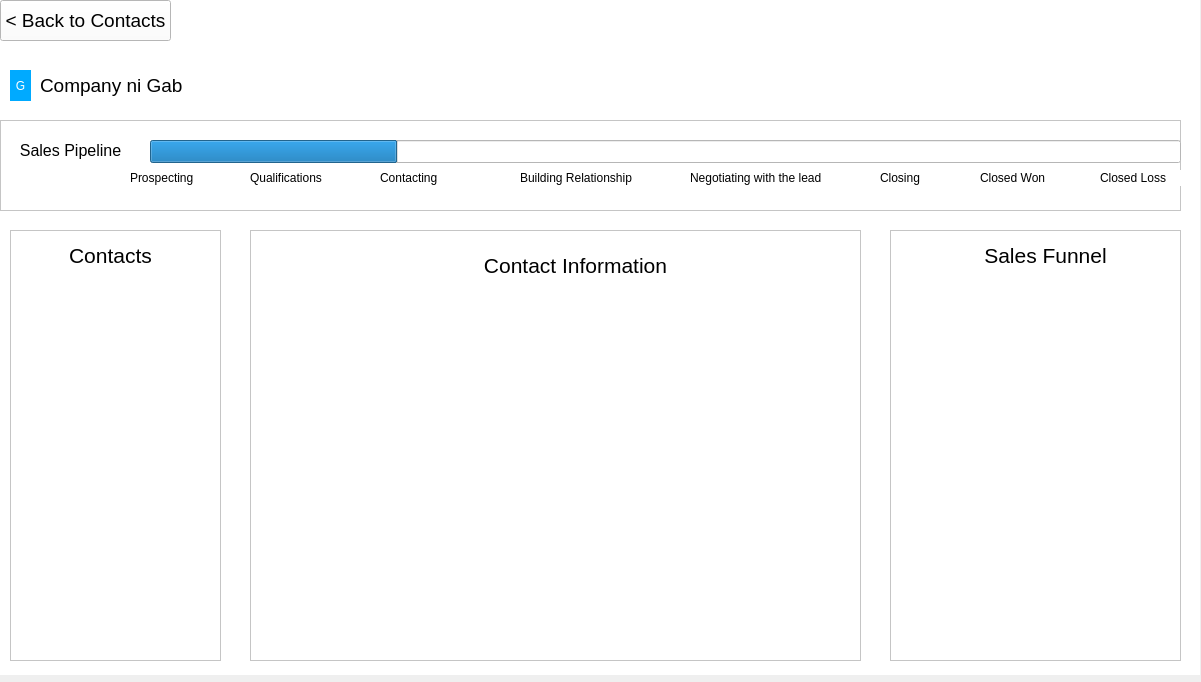
<?xml version="1.0" encoding="UTF-8"?>
<ui version="4.0">
 <class>Form</class>
 <widget class="QWidget" name="Form">
  <property name="geometry">
   <rect>
    <x>0</x>
    <y>0</y>
    <width>1201</width>
    <height>682</height>
   </rect>
  </property>
  <property name="windowTitle">
   <string>Form</string>
  </property>
  <widget class="QStackedWidget" name="stackedWidget">
   <property name="geometry">
    <rect>
     <x>0</x>
     <y>0</y>
     <width>1200</width>
     <height>675</height>
    </rect>
   </property>
   <property name="styleSheet">
    <string notr="true">color: rgb(255, 255, 255);
background-color: rgb(255, 255, 255);</string>
   </property>
   <property name="currentIndex">
    <number>3</number>
   </property>
   <widget class="QWidget" name="contacts_1">
    <widget class="QLabel" name="label">
     <property name="geometry">
      <rect>
       <x>530</x>
       <y>50</y>
       <width>101</width>
       <height>20</height>
      </rect>
     </property>
     <property name="text">
      <string>Arcas Page 1</string>
     </property>
    </widget>
   </widget>
   <widget class="QWidget" name="contacts_2">
    <widget class="QLabel" name="label_2">
     <property name="geometry">
      <rect>
       <x>560</x>
       <y>50</y>
       <width>101</width>
       <height>20</height>
      </rect>
     </property>
     <property name="text">
      <string>Awal Page 2</string>
     </property>
    </widget>
   </widget>
   <widget class="QWidget" name="contacts_3">
    <widget class="QLabel" name="label_3">
     <property name="geometry">
      <rect>
       <x>540</x>
       <y>60</y>
       <width>101</width>
       <height>20</height>
      </rect>
     </property>
     <property name="text">
      <string>Awal Page 3</string>
     </property>
    </widget>
   </widget>
   <widget class="QWidget" name="contact_details">
    <property name="styleSheet">
     <string notr="true"/>
    </property>
    <widget class="QPushButton" name="back_to_contacts">
     <property name="geometry">
      <rect>
       <x>0</x>
       <y>0</y>
       <width>171</width>
       <height>41</height>
      </rect>
     </property>
     <property name="font">
      <font>
       <pointsize>14</pointsize>
      </font>
     </property>
     <property name="styleSheet">
      <string notr="true">background-color: rgb(255, 255, 255);
color: rgb(0, 0, 0);
</string>
     </property>
     <property name="text">
      <string>&lt; Back to Contacts</string>
     </property>
    </widget>
    <widget class="QLabel" name="logo_user">
     <property name="geometry">
      <rect>
       <x>10</x>
       <y>70</y>
       <width>21</width>
       <height>31</height>
      </rect>
     </property>
     <property name="styleSheet">
      <string notr="true">background-color: rgb(0, 170, 255);</string>
     </property>
     <property name="text">
      <string>G</string>
     </property>
     <property name="alignment">
      <set>Qt::AlignmentFlag::AlignCenter</set>
     </property>
    </widget>
    <widget class="QLabel" name="company_ni_gab">
     <property name="geometry">
      <rect>
       <x>40</x>
       <y>70</y>
       <width>151</width>
       <height>31</height>
      </rect>
     </property>
     <property name="font">
      <font>
       <pointsize>14</pointsize>
      </font>
     </property>
     <property name="styleSheet">
      <string notr="true">color: rgb(0, 0, 0);
background-color: rgb(255, 255, 255);
</string>
     </property>
     <property name="text">
      <string>Company ni Gab</string>
     </property>
    </widget>
    <widget class="QListView" name="contact_information">
     <property name="geometry">
      <rect>
       <x>250</x>
       <y>230</y>
       <width>611</width>
       <height>431</height>
      </rect>
     </property>
    </widget>
    <widget class="QLabel" name="sales_pipeline">
     <property name="geometry">
      <rect>
       <x>20</x>
       <y>130</y>
       <width>101</width>
       <height>41</height>
      </rect>
     </property>
     <property name="font">
      <font>
       <pointsize>12</pointsize>
      </font>
     </property>
     <property name="styleSheet">
      <string notr="true">color: rgb(0, 0, 0);
</string>
     </property>
     <property name="text">
      <string>Sales Pipeline</string>
     </property>
     <property name="alignment">
      <set>Qt::AlignmentFlag::AlignCenter</set>
     </property>
     <property name="wordWrap">
      <bool>false</bool>
     </property>
    </widget>
    <widget class="QLabel" name="prospecting">
     <property name="geometry">
      <rect>
       <x>130</x>
       <y>170</y>
       <width>71</width>
       <height>16</height>
      </rect>
     </property>
     <property name="styleSheet">
      <string notr="true">color: rgb(0, 0, 0);</string>
     </property>
     <property name="text">
      <string>Prospecting</string>
     </property>
    </widget>
    <widget class="QLabel" name="qualifications">
     <property name="geometry">
      <rect>
       <x>250</x>
       <y>170</y>
       <width>81</width>
       <height>16</height>
      </rect>
     </property>
     <property name="styleSheet">
      <string notr="true">color: rgb(0, 0, 0);</string>
     </property>
     <property name="text">
      <string>Qualifications</string>
     </property>
    </widget>
    <widget class="QLabel" name="contacting">
     <property name="geometry">
      <rect>
       <x>380</x>
       <y>170</y>
       <width>81</width>
       <height>16</height>
      </rect>
     </property>
     <property name="styleSheet">
      <string notr="true">color: rgb(0, 0, 0);</string>
     </property>
     <property name="text">
      <string>Contacting</string>
     </property>
    </widget>
    <widget class="QLabel" name="building_relationship">
     <property name="geometry">
      <rect>
       <x>520</x>
       <y>170</y>
       <width>121</width>
       <height>16</height>
      </rect>
     </property>
     <property name="styleSheet">
      <string notr="true">color: rgb(0, 0, 0);</string>
     </property>
     <property name="text">
      <string>Building Relationship</string>
     </property>
    </widget>
    <widget class="QLabel" name="negotiating">
     <property name="geometry">
      <rect>
       <x>690</x>
       <y>170</y>
       <width>141</width>
       <height>16</height>
      </rect>
     </property>
     <property name="styleSheet">
      <string notr="true">color: rgb(0, 0, 0);</string>
     </property>
     <property name="text">
      <string>Negotiating with the lead</string>
     </property>
    </widget>
    <widget class="QLabel" name="closing">
     <property name="geometry">
      <rect>
       <x>880</x>
       <y>170</y>
       <width>51</width>
       <height>16</height>
      </rect>
     </property>
     <property name="styleSheet">
      <string notr="true">color: rgb(0, 0, 0);</string>
     </property>
     <property name="text">
      <string>Closing</string>
     </property>
    </widget>
    <widget class="QLabel" name="closed_won">
     <property name="geometry">
      <rect>
       <x>980</x>
       <y>170</y>
       <width>81</width>
       <height>16</height>
      </rect>
     </property>
     <property name="styleSheet">
      <string notr="true">color: rgb(0, 0, 0);</string>
     </property>
     <property name="text">
      <string>Closed Won</string>
     </property>
    </widget>
    <widget class="QLabel" name="closed_loss">
     <property name="geometry">
      <rect>
       <x>1100</x>
       <y>170</y>
       <width>81</width>
       <height>16</height>
      </rect>
     </property>
     <property name="styleSheet">
      <string notr="true">color: rgb(0, 0, 0);</string>
     </property>
     <property name="text">
      <string>Closed Loss</string>
     </property>
    </widget>
    <widget class="QLabel" name="contact_info">
     <property name="geometry">
      <rect>
       <x>470</x>
       <y>250</y>
       <width>211</width>
       <height>31</height>
      </rect>
     </property>
     <property name="font">
      <font>
       <pointsize>16</pointsize>
      </font>
     </property>
     <property name="styleSheet">
      <string notr="true">color: rgb(0, 0, 0);</string>
     </property>
     <property name="text">
      <string>Contact Information</string>
     </property>
     <property name="alignment">
      <set>Qt::AlignmentFlag::AlignCenter</set>
     </property>
    </widget>
    <widget class="QProgressBar" name="progressBar">
     <property name="geometry">
      <rect>
       <x>150</x>
       <y>140</y>
       <width>1031</width>
       <height>23</height>
      </rect>
     </property>
     <property name="value">
      <number>24</number>
     </property>
    </widget>
    <widget class="QListView" name="contact">
     <property name="geometry">
      <rect>
       <x>10</x>
       <y>230</y>
       <width>211</width>
       <height>431</height>
      </rect>
     </property>
    </widget>
    <widget class="QListView" name="sales_funnel">
     <property name="geometry">
      <rect>
       <x>890</x>
       <y>230</y>
       <width>291</width>
       <height>431</height>
      </rect>
     </property>
    </widget>
    <widget class="QLabel" name="sales_funnel_label">
     <property name="geometry">
      <rect>
       <x>940</x>
       <y>240</y>
       <width>211</width>
       <height>31</height>
      </rect>
     </property>
     <property name="font">
      <font>
       <pointsize>16</pointsize>
      </font>
     </property>
     <property name="styleSheet">
      <string notr="true">color: rgb(0, 0, 0);</string>
     </property>
     <property name="text">
      <string>Sales Funnel</string>
     </property>
     <property name="alignment">
      <set>Qt::AlignmentFlag::AlignCenter</set>
     </property>
    </widget>
    <widget class="QLabel" name="contacts_label">
     <property name="geometry">
      <rect>
       <x>60</x>
       <y>240</y>
       <width>101</width>
       <height>31</height>
      </rect>
     </property>
     <property name="font">
      <font>
       <pointsize>16</pointsize>
      </font>
     </property>
     <property name="styleSheet">
      <string notr="true">color: rgb(0, 0, 0);</string>
     </property>
     <property name="text">
      <string>Contacts</string>
     </property>
     <property name="alignment">
      <set>Qt::AlignmentFlag::AlignCenter</set>
     </property>
    </widget>
    <widget class="QFrame" name="frame">
     <property name="geometry">
      <rect>
       <x>0</x>
       <y>120</y>
       <width>1181</width>
       <height>91</height>
      </rect>
     </property>
     <property name="styleSheet">
      <string notr="true">border-color: rgb(0, 0, 0);</string>
     </property>
     <property name="frameShape">
      <enum>QFrame::Shape::StyledPanel</enum>
     </property>
     <property name="frameShadow">
      <enum>QFrame::Shadow::Raised</enum>
     </property>
    </widget>
    <zorder>frame</zorder>
    <zorder>back_to_contacts</zorder>
    <zorder>company_ni_gab</zorder>
    <zorder>logo_user</zorder>
    <zorder>contact_information</zorder>
    <zorder>sales_pipeline</zorder>
    <zorder>prospecting</zorder>
    <zorder>qualifications</zorder>
    <zorder>contacting</zorder>
    <zorder>building_relationship</zorder>
    <zorder>negotiating</zorder>
    <zorder>closing</zorder>
    <zorder>closed_won</zorder>
    <zorder>closed_loss</zorder>
    <zorder>contact_info</zorder>
    <zorder>progressBar</zorder>
    <zorder>contact</zorder>
    <zorder>sales_funnel</zorder>
    <zorder>sales_funnel_label</zorder>
    <zorder>contacts_label</zorder>
   </widget>
   <widget class="QWidget" name="email_page">
    <widget class="QLabel" name="to_label">
     <property name="geometry">
      <rect>
       <x>20</x>
       <y>20</y>
       <width>91</width>
       <height>31</height>
      </rect>
     </property>
     <property name="font">
      <font>
       <pointsize>16</pointsize>
      </font>
     </property>
     <property name="styleSheet">
      <string notr="true">color: rgb(0, 0, 0);</string>
     </property>
     <property name="text">
      <string>To:</string>
     </property>
    </widget>
    <widget class="QLabel" name="from_label">
     <property name="geometry">
      <rect>
       <x>20</x>
       <y>70</y>
       <width>91</width>
       <height>31</height>
      </rect>
     </property>
     <property name="font">
      <font>
       <pointsize>16</pointsize>
      </font>
     </property>
     <property name="styleSheet">
      <string notr="true">color: rgb(0, 0, 0);</string>
     </property>
     <property name="text">
      <string>From:</string>
     </property>
    </widget>
    <widget class="QLabel" name="subject_label">
     <property name="geometry">
      <rect>
       <x>20</x>
       <y>140</y>
       <width>91</width>
       <height>31</height>
      </rect>
     </property>
     <property name="font">
      <font>
       <pointsize>16</pointsize>
      </font>
     </property>
     <property name="styleSheet">
      <string notr="true">color: rgb(0, 0, 0);</string>
     </property>
     <property name="text">
      <string>Subject:</string>
     </property>
    </widget>
    <widget class="QLineEdit" name="to_line">
     <property name="geometry">
      <rect>
       <x>130</x>
       <y>10</y>
       <width>1041</width>
       <height>51</height>
      </rect>
     </property>
     <property name="styleSheet">
      <string notr="true">border: 2px solid #C0C0C0; /* Gray border */
    border-radius: 4px; /* Smooth edges */
    padding: 6px; /* Space inside the field */
    font-size: 14px;
color: rgb(0, 0, 0);</string>
     </property>
    </widget>
    <widget class="QLineEdit" name="from_line">
     <property name="geometry">
      <rect>
       <x>130</x>
       <y>60</y>
       <width>1041</width>
       <height>51</height>
      </rect>
     </property>
     <property name="styleSheet">
      <string notr="true">border: 2px solid #C0C0C0; /* Gray border */
color: rgb(0, 0, 0);
    border-radius: 4px; /* Smooth edges */
    padding: 6px; /* Space inside the field */
    font-size: 14px;</string>
     </property>
    </widget>
    <widget class="QLineEdit" name="subject_line">
     <property name="geometry">
      <rect>
       <x>130</x>
       <y>130</y>
       <width>1041</width>
       <height>51</height>
      </rect>
     </property>
     <property name="styleSheet">
      <string notr="true">border: 2px solid #C0C0C0; /* Gray border */
color: rgb(0, 0, 0);
    border-radius: 4px; /* Smooth edges */
    padding: 6px; /* Space inside the field */
    font-size: 14px;</string>
     </property>
    </widget>
    <widget class="QTextEdit" name="email_body">
     <property name="geometry">
      <rect>
       <x>10</x>
       <y>200</y>
       <width>1171</width>
       <height>401</height>
      </rect>
     </property>
     <property name="styleSheet">
      <string notr="true">background-color: rgb(255, 255, 255);
color: rgb(0, 0, 0);</string>
     </property>
     <property name="html">
      <string>&lt;!DOCTYPE HTML PUBLIC &quot;-//W3C//DTD HTML 4.0//EN&quot; &quot;http://www.w3.org/TR/REC-html40/strict.dtd&quot;&gt;
&lt;html&gt;&lt;head&gt;&lt;meta name=&quot;qrichtext&quot; content=&quot;1&quot; /&gt;&lt;meta charset=&quot;utf-8&quot; /&gt;&lt;style type=&quot;text/css&quot;&gt;
p, li { white-space: pre-wrap; }
hr { height: 1px; border-width: 0; }
li.unchecked::marker { content: &quot;\2610&quot;; }
li.checked::marker { content: &quot;\2612&quot;; }
&lt;/style&gt;&lt;/head&gt;&lt;body style=&quot; font-family:'Segoe UI'; font-size:9pt; font-weight:400; font-style:normal;&quot;&gt;
&lt;p style=&quot;-qt-paragraph-type:empty; margin-top:12px; margin-bottom:12px; margin-left:0px; margin-right:0px; -qt-block-indent:0; text-indent:0px;&quot;&gt;&lt;br /&gt;&lt;/p&gt;&lt;/body&gt;&lt;/html&gt;</string>
     </property>
    </widget>
    <widget class="QPushButton" name="bold_button">
     <property name="geometry">
      <rect>
       <x>10</x>
       <y>610</y>
       <width>31</width>
       <height>31</height>
      </rect>
     </property>
     <property name="font">
      <font>
       <pointsize>16</pointsize>
       <bold>true</bold>
      </font>
     </property>
     <property name="styleSheet">
      <string notr="true">
color: rgb(0, 0, 0);</string>
     </property>
     <property name="text">
      <string>B</string>
     </property>
    </widget>
    <widget class="QPushButton" name="italic_button">
     <property name="geometry">
      <rect>
       <x>40</x>
       <y>610</y>
       <width>31</width>
       <height>31</height>
      </rect>
     </property>
     <property name="font">
      <font>
       <family>Arial</family>
       <pointsize>16</pointsize>
       <italic>true</italic>
       <bold>false</bold>
      </font>
     </property>
     <property name="styleSheet">
      <string notr="true">

color: rgb(0, 0, 0);</string>
     </property>
     <property name="text">
      <string>I</string>
     </property>
    </widget>
    <widget class="QPushButton" name="underline_button">
     <property name="geometry">
      <rect>
       <x>70</x>
       <y>610</y>
       <width>31</width>
       <height>31</height>
      </rect>
     </property>
     <property name="font">
      <font>
       <pointsize>16</pointsize>
       <bold>false</bold>
       <underline>true</underline>
      </font>
     </property>
     <property name="styleSheet">
      <string notr="true">

color: rgb(0, 0, 0);</string>
     </property>
     <property name="text">
      <string>U</string>
     </property>
    </widget>
    <widget class="QPushButton" name="send_button">
     <property name="geometry">
      <rect>
       <x>10</x>
       <y>640</y>
       <width>91</width>
       <height>31</height>
      </rect>
     </property>
     <property name="font">
      <font>
       <pointsize>12</pointsize>
      </font>
     </property>
     <property name="styleSheet">
      <string notr="true">color: rgb(0, 0, 0);
</string>
     </property>
     <property name="text">
      <string>Send</string>
     </property>
    </widget>
    <widget class="QComboBox" name="text_combo">
     <property name="geometry">
      <rect>
       <x>280</x>
       <y>650</y>
       <width>51</width>
       <height>22</height>
      </rect>
     </property>
     <property name="accessibleName">
      <string/>
     </property>
     <property name="styleSheet">
      <string notr="true">color: rgb(0, 0, 0);</string>
     </property>
     <property name="editable">
      <bool>false</bool>
     </property>
     <property name="currentText">
      <string>Arial</string>
     </property>
     <item>
      <property name="text">
       <string>Arial</string>
      </property>
     </item>
    </widget>
    <widget class="QComboBox" name="size_combo">
     <property name="geometry">
      <rect>
       <x>330</x>
       <y>650</y>
       <width>41</width>
       <height>22</height>
      </rect>
     </property>
     <property name="styleSheet">
      <string notr="true">color: rgb(0, 0, 0);</string>
     </property>
     <property name="editable">
      <bool>false</bool>
     </property>
     <property name="currentText">
      <string>11</string>
     </property>
     <item>
      <property name="text">
       <string>11</string>
      </property>
     </item>
    </widget>
    <widget class="QComboBox" name="more_combo">
     <property name="geometry">
      <rect>
       <x>280</x>
       <y>610</y>
       <width>71</width>
       <height>31</height>
      </rect>
     </property>
     <property name="styleSheet">
      <string notr="true">color: rgb(0, 0, 0);</string>
     </property>
     <property name="editable">
      <bool>false</bool>
     </property>
     <property name="currentText">
      <string>More</string>
     </property>
     <item>
      <property name="text">
       <string>More</string>
      </property>
     </item>
    </widget>
    <widget class="QComboBox" name="insert_combo">
     <property name="geometry">
      <rect>
       <x>130</x>
       <y>610</y>
       <width>71</width>
       <height>31</height>
      </rect>
     </property>
     <property name="styleSheet">
      <string notr="true">color: rgb(0, 0, 0);</string>
     </property>
     <property name="editable">
      <bool>false</bool>
     </property>
     <property name="currentText">
      <string>Insert</string>
     </property>
     <item>
      <property name="text">
       <string>Insert</string>
      </property>
     </item>
    </widget>
    <widget class="QComboBox" name="letter_combo">
     <property name="geometry">
      <rect>
       <x>370</x>
       <y>650</y>
       <width>41</width>
       <height>22</height>
      </rect>
     </property>
     <property name="styleSheet">
      <string notr="true">color: rgb(0, 0, 0);</string>
     </property>
     <property name="editable">
      <bool>false</bool>
     </property>
     <property name="currentText">
      <string>A</string>
     </property>
     <item>
      <property name="text">
       <string>A</string>
      </property>
     </item>
    </widget>
    <widget class="QPushButton" name="cc_button">
     <property name="geometry">
      <rect>
       <x>1080</x>
       <y>30</y>
       <width>41</width>
       <height>31</height>
      </rect>
     </property>
     <property name="font">
      <font>
       <pointsize>-1</pointsize>
       <underline>true</underline>
      </font>
     </property>
     <property name="styleSheet">
      <string notr="true">
    color: #007bff;  /* Bootstrap-like blue color */
    background: transparent;
    border: none;
    text-decoration: underline;
    font-size: 20px;
</string>
     </property>
     <property name="text">
      <string>Cc</string>
     </property>
    </widget>
    <widget class="QPushButton" name="bcc_button">
     <property name="geometry">
      <rect>
       <x>1130</x>
       <y>30</y>
       <width>41</width>
       <height>31</height>
      </rect>
     </property>
     <property name="font">
      <font>
       <pointsize>-1</pointsize>
       <underline>true</underline>
      </font>
     </property>
     <property name="styleSheet">
      <string notr="true">
    color: #007bff;  /* Bootstrap-like blue color */
    background: transparent;
    border: none;
    text-decoration: underline;
    font-size: 20px;
</string>
     </property>
     <property name="text">
      <string>Bcc</string>
     </property>
    </widget>
   </widget>
  </widget>
 </widget>
 <resources/>
 <connections/>
</ui>
